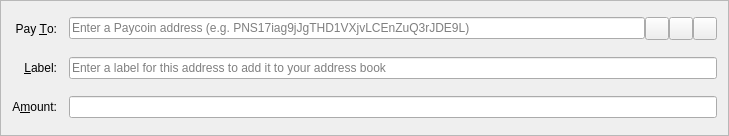
<?xml version="1.0" encoding="UTF-8"?>
<ui version="4.0">
 <class>SendCoinsEntry</class>
 <widget class="QFrame" name="SendCoinsEntry">
  <property name="geometry">
   <rect>
    <x>0</x>
    <y>0</y>
    <width>729</width>
    <height>136</height>
   </rect>
  </property>
  <property name="windowTitle">
   <string>Form</string>
  </property>
  <property name="frameShape">
   <enum>QFrame::StyledPanel</enum>
  </property>
  <property name="frameShadow">
   <enum>QFrame::Sunken</enum>
  </property>
  <layout class="QGridLayout" name="gridLayout">
   <property name="spacing">
    <number>12</number>
   </property>
   <item row="5" column="0">
    <widget class="QLabel" name="label">
     <property name="text">
      <string>A&amp;mount:</string>
     </property>
     <property name="alignment">
      <set>Qt::AlignRight|Qt::AlignTrailing|Qt::AlignVCenter</set>
     </property>
     <property name="buddy">
      <cstring>payAmount</cstring>
     </property>
    </widget>
   </item>
   <item row="3" column="0">
    <widget class="QLabel" name="label_2">
     <property name="text">
      <string>Pay &amp;To:</string>
     </property>
     <property name="alignment">
      <set>Qt::AlignRight|Qt::AlignTrailing|Qt::AlignVCenter</set>
     </property>
     <property name="buddy">
      <cstring>payTo</cstring>
     </property>
    </widget>
   </item>
   <item row="5" column="1">
    <widget class="BitcoinAmountField" name="payAmount"/>
   </item>
   <item row="4" column="1">
    <layout class="QHBoxLayout" name="horizontalLayout_2">
     <property name="spacing">
      <number>0</number>
     </property>
     <item>
      <widget class="QValidatedLineEdit" name="addAsLabel">
       <property name="enabled">
        <bool>true</bool>
       </property>
       <property name="toolTip">
        <string>Enter a label for this address to add it to your address book</string>
       </property>
       <property name="placeholderText">
        <string>Enter a label for this address to add it to your address book</string>
       </property>
      </widget>
     </item>
    </layout>
   </item>
   <item row="4" column="0">
    <widget class="QLabel" name="label_4">
     <property name="text">
      <string>&amp;Label:</string>
     </property>
     <property name="alignment">
      <set>Qt::AlignRight|Qt::AlignTrailing|Qt::AlignVCenter</set>
     </property>
     <property name="buddy">
      <cstring>addAsLabel</cstring>
     </property>
    </widget>
   </item>
   <item row="3" column="1">
    <layout class="QHBoxLayout" name="payToLayout">
     <property name="spacing">
      <number>0</number>
     </property>
     <item>
      <widget class="QValidatedLineEdit" name="payTo">
       <property name="toolTip">
        <string>The address to send the payment to</string>
       </property>
       <property name="maxLength">
        <number>34</number>
       </property>
       <property name="placeholderText">
        <string>Enter a Paycoin address (e.g. PNS17iag9jJgTHD1VXjvLCEnZuQ3rJDE9L)</string>
       </property>
      </widget>
     </item>
     <item>
      <widget class="QToolButton" name="addressBookButton">
       <property name="toolTip">
        <string>Choose address from address book</string>
       </property>
       <property name="text">
        <string/>
       </property>
       <property name="icon">
        <iconset resource="../paycoin.qrc">
         <normaloff>:/icons/address-book</normaloff>:/icons/address-book</iconset>
       </property>
       <property name="shortcut">
        <string>Alt+A</string>
       </property>
      </widget>
     </item>
     <item>
      <widget class="QToolButton" name="pasteButton">
       <property name="toolTip">
        <string>Paste address from clipboard</string>
       </property>
       <property name="text">
        <string/>
       </property>
       <property name="icon">
        <iconset resource="../paycoin.qrc">
         <normaloff>:/icons/editpaste</normaloff>:/icons/editpaste</iconset>
       </property>
       <property name="shortcut">
        <string>Alt+P</string>
       </property>
      </widget>
     </item>
     <item>
      <widget class="QToolButton" name="deleteButton">
       <property name="toolTip">
        <string>Remove this recipient</string>
       </property>
       <property name="text">
        <string/>
       </property>
       <property name="icon">
        <iconset resource="../paycoin.qrc">
         <normaloff>:/icons/remove</normaloff>:/icons/remove</iconset>
       </property>
      </widget>
     </item>
    </layout>
   </item>
  </layout>
 </widget>
 <customwidgets>
  <customwidget>
   <class>BitcoinAmountField</class>
   <extends>QLineEdit</extends>
   <header>bitcoinamountfield.h</header>
   <container>1</container>
  </customwidget>
  <customwidget>
   <class>QValidatedLineEdit</class>
   <extends>QLineEdit</extends>
   <header>qvalidatedlineedit.h</header>
  </customwidget>
 </customwidgets>
 <resources>
  <include location="../paycoin.qrc"/>
 </resources>
 <connections/>
</ui>
